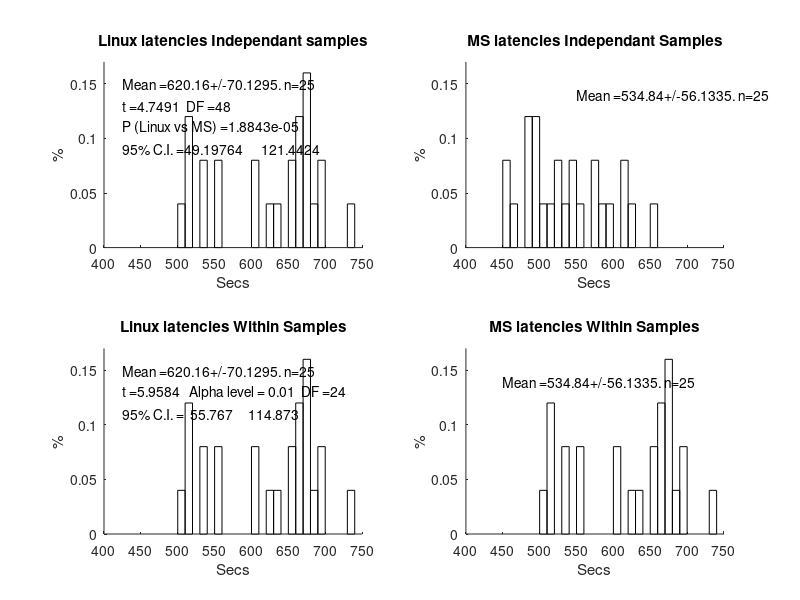

Recreate this plot in MATLAB.
function ttest

%program to determine difference of means for Stats assign 1
%created by BC on Jan21



%Initialize arrays
linux = [691 535 634 733 672 668 684 518 505 697 677 623 539 551 554 667 673 519 601 659 664 673 511 602 654];
MS = [653 505 482 617 536 612 621 543 464 580 559 497 592 515 547 494 483 522 452 571 492 483 526 455 570];

% Histograms and stats
maxRT = ceil(max(max(linux),max(MS))/10) * 10;

%Within samples t test
Di = (linux)' - (MS)'; 
D1 = sum(Di);
Dii = Di .* Di;
D2 = sum(Dii);
n = numel(linux);
DF = n - 1;
t = D1/sqrt(((n*D2)-(D1 * D1))/ (n-1))



%standard error of the mean
SEms = std(MS)/sqrt(n);
SElinux = std(linux)/sqrt(n);




EDGES = 450:10:maxRT;
N_linux = histc(linux,EDGES)/length(linux);
N_MS = histc(MS,EDGES)/length(MS);





figure;
subplot (2,2,1);hold on;
title ('Linux latencies Independant samples')
xlabel('Secs')
ylabel('%')
bar(EDGES,N_linux,'histc','w');
text(425,0.15,strcat('Mean = ',num2str(mean(linux)),'+/-',num2str(std(linux)),'. n=',num2str(length(linux))))
[H,significance,ci,stats]=ttest2(linux,MS);
text(425,0.13,strcat('t = ',num2str(stats.tstat), '  DF = ',num2str(stats.df)))
text(425,0.11,strcat('P (Linux vs MS) =',num2str(significance))) 
text(425,0.09, strcat('95% C.I. = ',num2str(ci)))
axis([400 750 0 0.17])

subplot (2,2,2);hold on;
title ('MS latencies Independant Samples')
xlabel('Secs')
ylabel('%')
bar(EDGES,N_MS,'histc','w');
text(550,0.14,strcat('Mean = ',num2str(mean(MS)),'+/-',num2str(std(MS)),'. n=',num2str(length(MS))))
axis([400 750 0 0.17])

subplot (2,2,3);hold on;
title ('Linux latencies Within Samples')
xlabel('Secs')
ylabel('%')
bar(EDGES,N_linux,'histc','w');
text(425,0.15,strcat('Mean = ',num2str(mean(linux)),'+/-',num2str(std(linux)),'. n=',num2str(length(linux))))
text(425, 0.13,strcat('t = ', num2str(t), '   Alpha level = 0.01  DF = ',num2str(DF) ))
text(425, 0.11,strcat('95% C.I. =  55.767     114.873'))
axis([400 750 0 0.17])



subplot (2,2,4);hold on;
title ('MS latencies Within Samples')
xlabel('Secs')
ylabel('%')
bar(EDGES,N_linux,'histc','w');
text(450,0.14,strcat('Mean = ',num2str(mean(MS)),'+/-',num2str(std(MS)),'. n=',num2str(length(MS))))
axis([400 750 0 0.17])



return